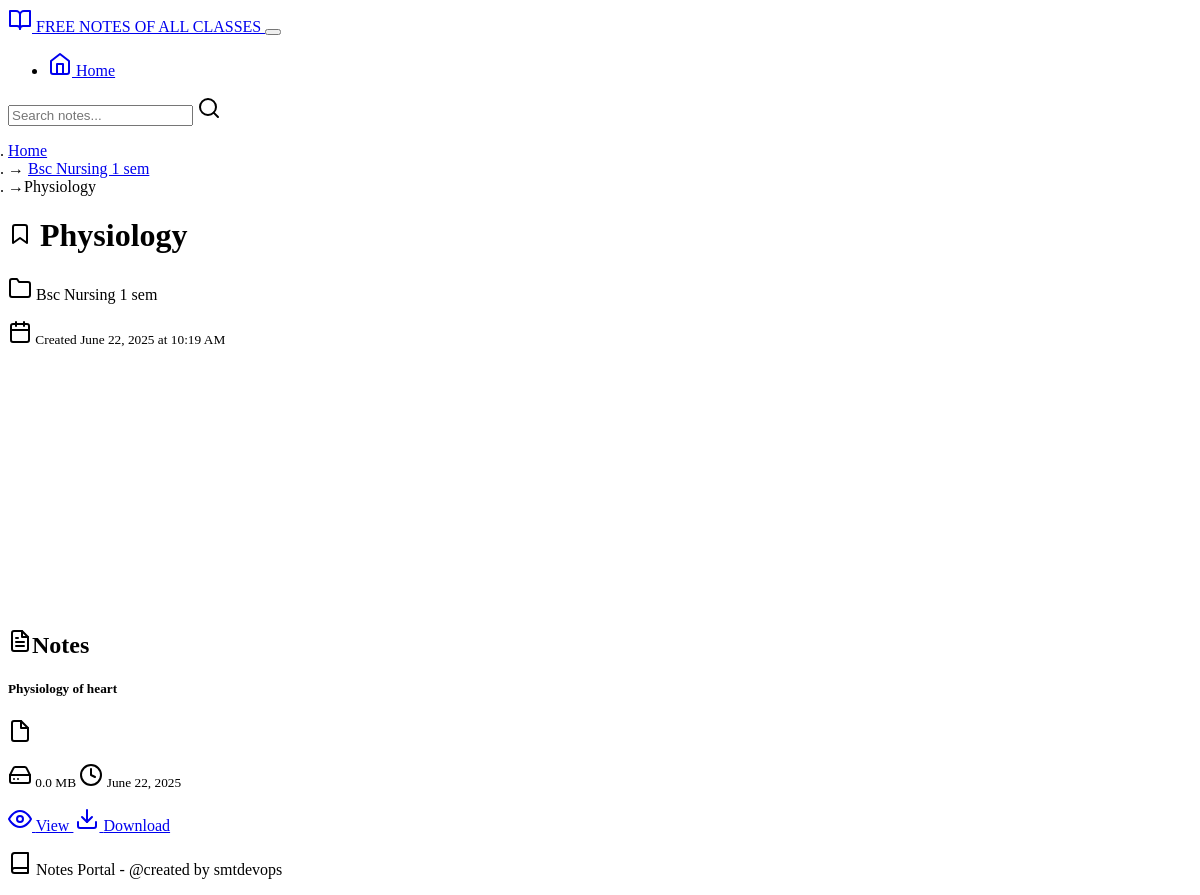
Screenshot of /subject/2/ with the database file from the repository.
### main/models.py (models this page shows, shortened)
class Subject(models.Model):
    name = models.CharField(max_length=100)
    description = models.TextField(blank=True)
    class_ref = models.ForeignKey(Class, on_delete=models.CASCADE, related_name="subjects")
    created_at = models.DateTimeField(default=timezone.now)

class Class(models.Model):
    name = models.CharField(max_length=100)
    description = models.TextField(blank=True)
    created_at = models.DateTimeField(default=timezone.now)

class Note(models.Model):
    title = models.CharField(max_length=200)
    file = models.FileField(upload_to='notes/', blank=True, null=True)
    file_size = models.BigIntegerField(null=True, blank=True)# This handles path, name, size
    subject = models.ForeignKey('Subject', on_delete=models.CASCADE, related_name="notes")
    description = models.TextField(blank=True)
    uploaded_at = models.DateTimeField(default=timezone.now)

### main/views.py (the view)
# urls.py: path('subject/<int:subject_id>/', views.subject_detail, name='subject_detail'),
def subject_detail(request, subject_id):
    subject = get_object_or_404(Subject, pk=subject_id)
    notes = subject.notes.all()
    for note in notes:
        note.file_size_mb = round(note.file_size / (1024 * 1024), 1) if note.file_size else 0.0
    return render(request, "subject_detail.html", {
        "subject": subject,
        "notes": notes
    })

### templates/subject_detail.html (shortened to what this page needs)
{% extends "base.html" %}
{% block content %}
<nav aria-label="breadcrumb" class="mb-4">
    <ol class="breadcrumb">
        <li class="breadcrumb-item"><a href="{% url 'index' %}">Home</a></li>
        <li class="breadcrumb-item">
            <a href="{% url 'class_detail' subject.class_ref.id %}">{{ subject.class_ref.name }}</a>
        </li>
        <li class="breadcrumb-item active">{{ subject.name }}</li>
    </ol>
</nav>
<div class="row">
    <div class="col-12">
        <div class="d-flex justify-content-between align-items-start mb-4">
            <div>
                <h1><i data-feather="bookmark" class="me-2"></i> {{ subject.name }}</h1>
                <p class="text-muted">
                    <i data-feather="folder" class="me-1"></i> {{ subject.class_ref.name }}
                </p>
                <p class="text-muted">
                    <small>
                        <i data-feather="calendar" class="me-1"></i>
                        Created {{ subject.created_at|date:"F d, Y \\a\\t h:i A" }}
                    </small>
                </p>
            </div>
        </div>
    </div>
</div>
<div class="row mb-4">
    <div class="col-md-6">
        <div class="card bg-success">
            <div class="card-body text-center">
                <i data-feather="file-text" style="width: 32px; height: 32px;" class="mb-2"></i>
                <h4 class="card-title">{{ notes|length }}</h4>
                <p class="card-text">PDF Notes</p>
            </div>
        </div>
    </div>
    <div class="col-md-6">
        <div class="card bg-info">
            <div class="card-body text-center">
                <i data-feather="hard-drive" style="width: 32px; height: 32px;" class="mb-2"></i>
                <h4 class="card-title">{{ total_size_mb|floatformat:1 }} MB</h4>
                <p class="card-text">Total Size</p>
            </div>
        </div>
    </div>
</div>
<div class="mb-4">
    <h2><i data-feather="file-text" class="me-2"></i>Notes</h2>
</div>
{% if notes %}
    <div class="row">
        {% for note in notes %}
            <div class="col-md-6 col-lg-4 mb-4">
                <div class="card h-100">
                    <div class="card-body">
                        <h5 class="card-title">{{ note.title }}</h5>
                        <p class="card-text">
                            <small class="text-muted">
                                <i data-feather="file" class="me-1"></i> {{ note.original_filename }}
                            </small>
                        </p>
                        <p class="card-text">
                            <small class="text-muted">
                                <i data-feather="hard-drive" class="me-1"></i>
                                {{ note.file_size_mb }} MB
                                <i data-feather="clock" class="ms-2 me-1"></i>
                                {{ note.uploaded_at|date:"F d, Y" }}
                            </small>
                        </p>
                    </div>
                    <div class="card-footer bg-transparent">
                        <div class="btn-group w-100 mb-2" role="group">
                            <a href="{% url 'view_pdf' note.id %}" class="btn btn-primary btn-sm">
                                <i data-feather="eye" class="me-1"></i> View
                            </a>
                            <a href="{% url 'download_pdf' note.id %}" class="btn btn-secondary btn-sm">
                                <i data-feather="download" class="me-1"></i> Download
                            </a>
                        </div>
                    </div>
                </div>
            </div>
        {% endfor %}
    </div>
{% endif %}
{% endblock %}

### static/css/style.css (style rules this page uses)
* { transition: all 0.2s ease-in-out; }
.card { border-radius: 0.5rem; }
.btn-group .btn { border-radius: 0.375rem; margin-right: 2px; }
.btn-group .btn:last-child { margin-right: 0; }
.breadcrumb { background-color: transparent; padding: 0; }
.breadcrumb-item + .breadcrumb-item::before { content: "→"; color: var(--bs-secondary); }
.card.bg-primary, .card.bg-info, .card.bg-success { color: white; }
.card.bg-primary .card-text, .card.bg-info .card-text, .card.bg-success .card-text { opacity: 0.9; }
html, body { height: 100%; }
body { display: flex; flex-direction: column; }

### rows the page displays
Subject: class_ref.name "Bsc Nursing 1 sem", name "Physiology", created_at "June 22, 2025 at 10:19 AM"
Note: title "Physiology of heart", file_size_mb "0.0", uploaded_at "June 22, 2025"
